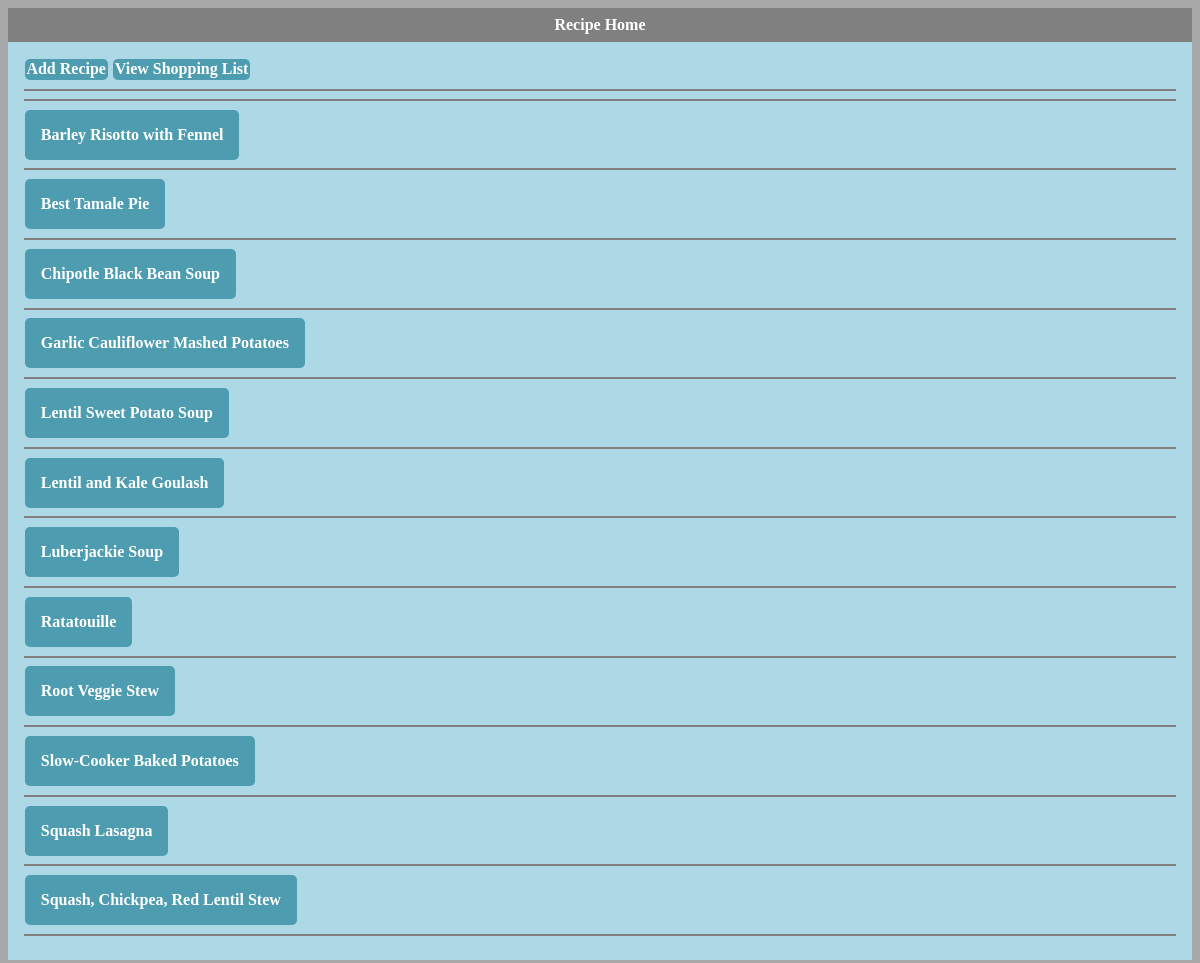
Before: /menu/ with the older database file.
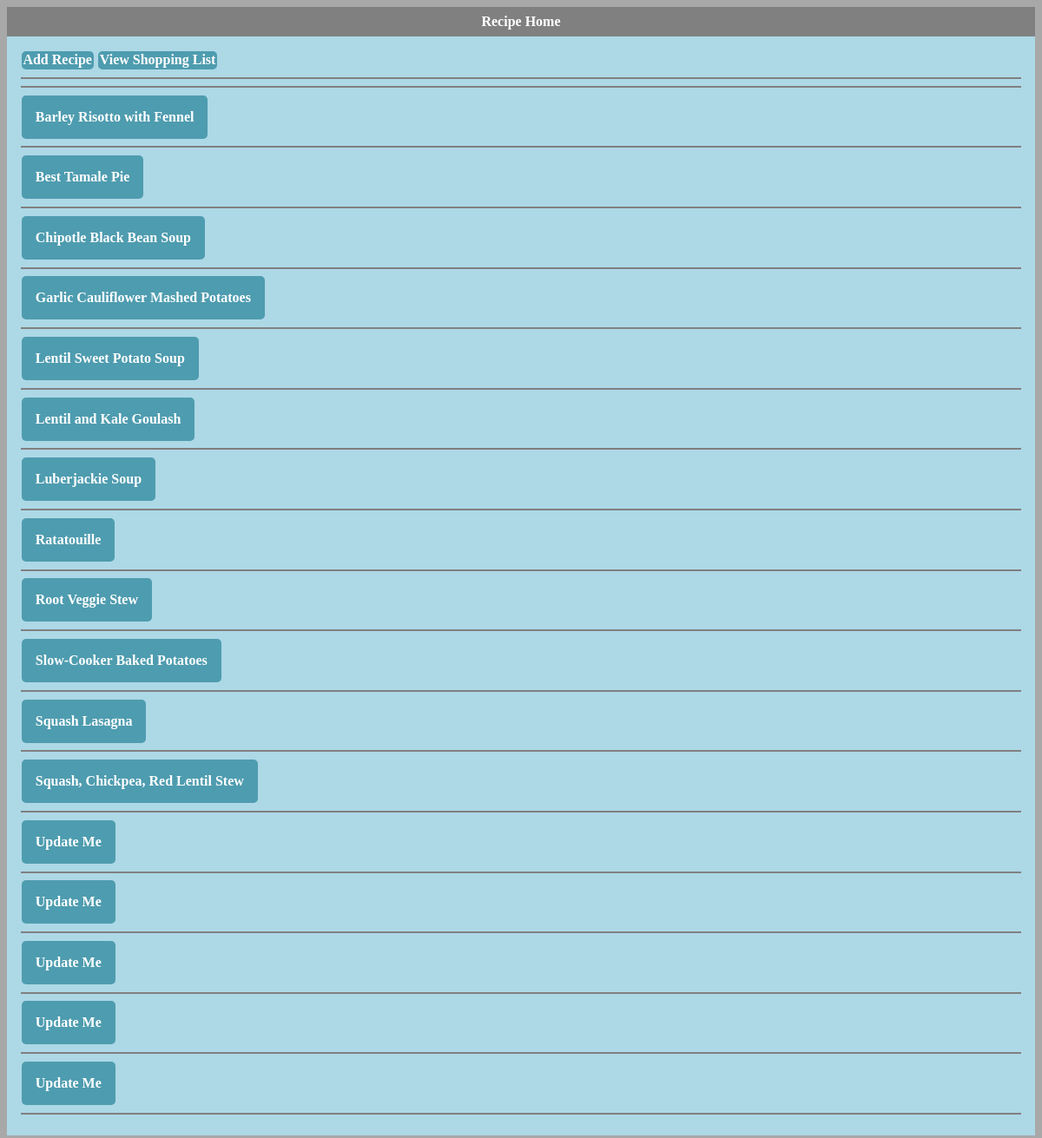
After: the same page with the newer database file.
### menu/models.py (models this page shows, shortened)
class Recipe(models.Model):
    id = models.AutoField(primary_key=True)
    name = models.CharField(max_length=200)
    prepMethod = models.CharField(max_length=200, default=None, null=True)
    temperature = models.CharField(max_length=200, default=None, null=True)
    directions = models.TextField(default=None, null=True)
    url = models.CharField(max_length=200, default=None, null=True)
    servings = models.IntegerField(default=None, null=True)
    prepTime = models.IntegerField(default=None, null=True)
    cookTime = models.IntegerField(default=None, null=True)
    class Meta:
        ordering = ('name', 'prepMethod')

### menu/views.py (the view)
class Index(generic.ListView):
    model = Recipe
    template_name = 'menu/index.html'
    def get_queryset(self):
        return Recipe.objects.all()

### menu/templates/menu/index.html (shortened to what this page needs)
{% load staticfiles %}
{% load menu_extras %}
<link rel="stylesheet" type="text/css" media="only screen" href="{% static 'menu/style.css' %}" />
<div id="title">
    Recipe Home
</div>
<div id="content">
    <a class="buttonnav" href="{% url 'menu:addrecipe' %}">Add Recipe</a>
    <a class="buttonnav" href="{% url 'menu:shoppinglist' 1 %}">View Shopping List</a>
    <hr noshade><hr noshade>
    {% for recipe in recipe_list %}
        <a class="button" href = "{% url 'menu:recipedetails' recipe.id %}">{{ recipe.name }}</a>
        <hr noshade>
    {% endfor %}
</div>

Changed rows visible on the page:
added Recipe: name "Update Me"
added Recipe: name "Update Me"
added Recipe: name "Update Me"
added Recipe: name "Update Me"
added Recipe: name "Update Me"
